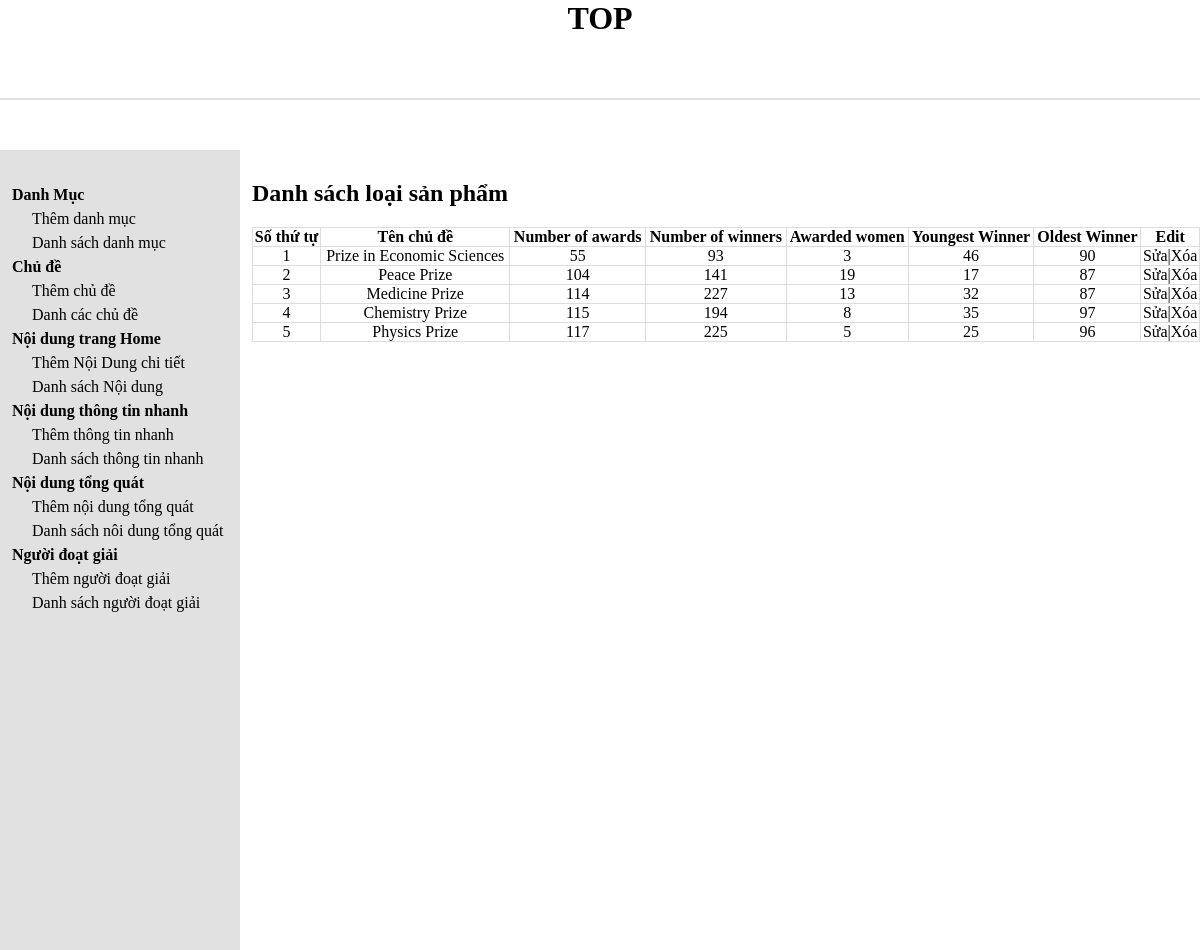
The app's page /project_nobel/admin/quickfactlist.php with its own data.
### tables this page shows
CREATE TABLE `tbl_quick_fact` (
  `brand_id` int(11) NOT NULL,
  `prize_quantity` int(11) NOT NULL,
  `winner_quantity` int(11) NOT NULL,
  `women_quantity` int(11) NOT NULL,
  `youngest_age` int(11) NOT NULL,
  `oldest_age` int(11) NOT NULL
);

CREATE TABLE `tbl_brand` (
  `brand_id` int(11) NOT NULL,
  `cartegory_id` int(11) NOT NULL,
  `brand_name` varchar(255) NOT NULL,
  `img_banner` varchar(255) NOT NULL
);

### project_nobel/admin/database.php (called while the page is built, shortened)
<?php
class Database{
    public $host = DB_HOST;
    public $user = DB_USER;
    public $pass = DB_PASS;
    public $dbname = DB_NAME;
    public $link;
    private function connectDB(){
        $this ->link = new mysqli($this->host, $this->user, $this ->pass, $this->dbname);
    }
public function select($query){
    $result = $this->link->query($query) or
    die($this->link->error.__LINE__);
    if($result->num_rows > 0){
        return $result;
    }else{
        return false;
    }
}
}
?>

### project_nobel/admin/class/brand_class.php (called while the page is built, shortened)
<?php
include "database.php";
?>
<?php
class brand{
    private $db;
    public function __construct()
    {
        $this ->db =new Database();
    }
    public function show_quick_fact(){
        $query = "SELECT *, tbl_brand.brand_name
        FROM tbl_quick_fact INNER JOIN tbl_brand ON tbl_brand.brand_id = tbl_quick_fact.brand_id
        ORDER BY tbl_brand.brand_id DESC";
        $result = $this -> db->select($query);
        return $result;
    }
}
?>

### project_nobel/admin/quickfactlist.php (the view)
<?php
include "header.php";
include "slider.php";
include "./class/brand_class.php";
?>
<?php
$quick_fact = new brand;
$show_quick_fact = $quick_fact ->show_quick_fact();
?>
<div class="admin-content-right">
    <div class="admin-content-right-cartegory_list">
        <h1>Danh sách loại sản phẩm</h1>
        <table>
            <tr>
                <th>Số thứ tự</th>
                <th>Tên chủ đề</th>
                <th>Number of awards</th>
                <th>Number of winners</th>
                <th>Awarded women</th>
                <th>Youngest Winner</th>
                <th>Oldest Winner</th>
                <th>Edit</th>
            </tr>
            <?php
            $stt=0;
            if ($show_quick_fact) {
                while ($result = $show_quick_fact->fetch_assoc()) {
                    $stt++;
            ?>
                    <tr>
                        <td><?php echo $stt ?></td>
                        <td><?php echo $result['brand_name']?></td>
                        <td><?php echo $result['prize_quantity'] ?></td>
                        <td><?php echo $result['winner_quantity'] ?></td>
                        <td><?php echo $result['women_quantity'] ?></td>
                        <td><?php echo $result['youngest_age'] ?></td>
                        <td><?php echo $result['oldest_age'] ?></td>
                        <td><a href="brandedit.php?brand_id=<?php echo $result['brand_id'] ?>">Sửa</a>|<a href="branddelete.php?brand_id=<?php echo $result['brand_id'] ?>">Xóa</a></td>
                    </tr>
            <?php
                }
            }
            ?>
        </table>
    </div>
</div>
</section>
</body>
</html>

### project_nobel/admin/style.css (style rules this page uses)
* { margin: 0; padding: 0; box-sizing: border-box; color: black; outline: none; }
a { text-decoration: none; }
.admin-content-right { width: 80%; padding: 30px 0 0 12px; }
.admin-content-right-cartegory_list table { width: 100%; text-align: center; margin-top: 20px; }
.admin-content-right-cartegory_list table tr th,td { border: 1px solid #ddd; }
table { border-collapse: collapse; }

### records on screen
tbl_quick_fact: tbl_brand.brand_name "Prize in Economic Sciences", prize_quantity "55", winner_quantity "93", women_quantity "3", youngest_age "46", oldest_age "90"
tbl_quick_fact: tbl_brand.brand_name "Peace Prize", prize_quantity "104", winner_quantity "141", women_quantity "19", youngest_age "17", oldest_age "87"
tbl_quick_fact: tbl_brand.brand_name "Medicine Prize", prize_quantity "114", winner_quantity "227", women_quantity "13", youngest_age "32", oldest_age "87"
tbl_quick_fact: tbl_brand.brand_name "Chemistry Prize", prize_quantity "115", winner_quantity "194", women_quantity "8", youngest_age "35", oldest_age "97"
tbl_quick_fact: tbl_brand.brand_name "Physics Prize", prize_quantity "117", winner_quantity "225", women_quantity "5", youngest_age "25", oldest_age "96"
